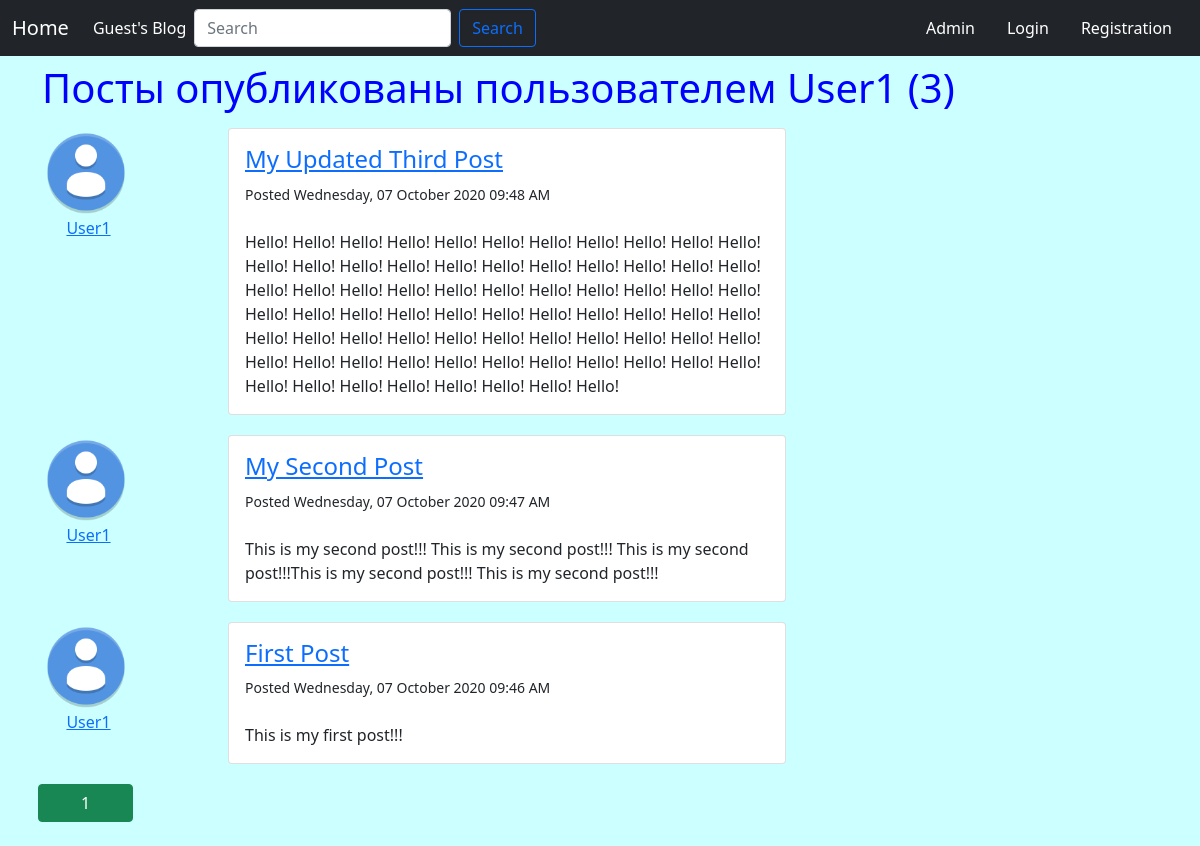
The app's page /user/User1 with its own data.
### sevgenn_flask_blog/models.py (models this page shows, shortened)
class User(db.Model, UserMixin):
    id = db.Column(db.Integer, primary_key=True)
    username = db.Column(db.String(50), unique=True, nullable=False)
    email = db.Column(db.String(100), unique=True, nullable=False)
    image_file = db.Column(db.String(50), nullable=False,
                           default='default_avatar.png')
    password = db.Column(db.String(255), nullable=False)
    is_active = db.Column(db.Boolean, default=True)
    posts = db.relationship('Post', backref='author', lazy=True)

class Post(db.Model):
    id = db.Column(db.Integer, primary_key=True)
    title = db.Column(db.String(150), nullable=False)
    body = db.Column(db.Text, nullable=False)
    created = db.Column(db.DateTime, nullable=False, default=datetime.utcnow)
    user_id = db.Column(db.Integer, db.ForeignKey('user.id'), nullable=False)

### sevgenn_flask_blog/users/routes.py (the view)
@users.route('/user/<string:username>')
def user_posts(username):
    page = request.args.get('page', 1, type=int)
    user = User.query.filter_by(username=username).first_or_404()
    posts = Post.query.filter_by(author=user).order_by(
        Post.created.desc()).paginate(page=page, per_page=5)
    return render_template('user_posts.html', posts=posts, user=user)

### sevgenn_flask_blog/templates/user_posts.html
{% extends "base.html" %}
{% block content %}
    <h1 class="mb-3">Посты опубликованы пользователем {{ user.username }} ({{ posts.total }})</h1>
    {% for post in posts.items %}
    <div class="container" style="display: flex;">
      <article class="media col-1" style="display: flex; flex-direction: column;">
        <img class="rounded-circle article-img" style="margin-right: 5px;" src="{{ url_for('static', filename='pictures/' + post.author.image_file) }}">
        <a class="mr-2" href="{{ url_for('users.user_posts', username=post.author.username) }}" style="margin: 0 auto">{{ post.author.username }}</a>
      </article>
      <div class="card col-6 offset-1" style="margin-bottom: 20px;">
        <div class="card-body">
          <h4 class="card-title"><a class="title" href="{{ url_for('posts.post', post_id=post.id) }}">{{ post.title }}</a></h4>
          <small>Posted {{ post.created.strftime('%A, %d %B %Y %I:%M %p') }}</small>
          <br>
          <br>
          <p class="card-text">{{ post.body }}</p>
        </div>
      </div>
    </div>
    {% endfor %}
    {% for page_num in posts.iter_pages(left_edge=1, right_edge=1, left_current=1, right_current=2) %}
      {% if page_num %}
        {% if posts.page == page_num %}
          <a class="btn btn-success mb-4 col-1 mx-2" href="{{ url_for('users.user_posts', username=user.username, page=page_num) }}">{{ page_num }}</a>
        {% else %}
          <a class="btn btn-outline-success mb-4 col-1 mx-2" href="{{ url_for('users.user_posts', username=user.username, page=page_num) }}">{{ page_num }}</a>
        {% endif %}
      {% else %}
        ...
      {% endif %}
    {% endfor %}
{% endblock %}

### sevgenn_flask_blog/templates/base.html (shortened to what this page needs)
<!DOCTYPE html>
<html lang="en">
<head>
    <link href="https://cdn.jsdelivr.net/npm/bootstrap@5.1.3/dist/css/bootstrap.min.css" rel="stylesheet">    <link rel="stylesheet" href="{{ url_for('static', filename='css/main.css') }}">
    <link rel="stylesheet" href="{{ url_for('static', filename='css/main.css') }}">
</head>
<body>
    <nav class="navbar navbar-expand-lg navbar-dark bg-dark">
      <div class="container-fluid">
        <div class="collapse navbar-collapse" id="navbarTogglerDemo01">
          <a class="navbar-brand" href="#">Home</a>
          <ul class="navbar-nav me-auto mb-2 mb-lg-0">
            <li class="nav-item">
              <a class="nav-link active" aria-current="page" href="{{ url_for('users.user_posts', username=current_user.username) }}">
                <span>
                  {% if current_user.is_authenticated %}
                    {{ current_user.username | title }}'s
                  {% else %}
                    Guest's
                  {% endif %}
              </span>Blog</a>
            </li>
          </ul>
          <div class="collapse navbar-collapse">
            <form class="d-flex" role="search">
              <input class="form-control me-2" type="search" placeholder="Search" aria-label="Search">
              <button class="btn btn-outline-primary" type="submit">Search</button>
            </form>
          </div>
          <div class="navbar-right">
            <a class="nav-link" href="#" style="color: white">Admin</a>
          </div>
          <div class="navbar-right">
            <div class="navbar-collapse">
              {% if current_user.is_authenticated %}
                <a class="nav-link" href="{{ url_for('users.account') }}" style="color: white">Profile</a>
                <a class="nav-link" href="{{ url_for('posts.new_post') }}" style="color: white">New post</a>
                <a class="nav-link" href="{{ url_for('posts.allposts') }}" style="color: white">Posts</a>
                <a class="nav-link" href="{{ url_for('users.logout') }}" style="color: white">Log out</a>
              {% else %}
                <a class="nav-link" href="{{ url_for('users.login') }}" style="color: white">Login</a>
                <a class="nav-link" href="{{ url_for('users.register') }}" style="color: white">Registration</a>
              {% endif %}
            </div>
          </div>
        </div>
      </div>
    </nav>
    <main class="container">
      <div class="row">
            {% block content %}
            {% endblock content %}
      </div>
    </main>
</body>
</html>

### sevgenn_flask_blog/static/css/main.css (style rules this page uses)
body { background-color: #ccffff; }
h1 { color: blue; }

### records on screen
User: username "User1"
Post: image_file (placeholder picture), author.username "User1", title "My Updated Third Post", created "Wednesday, 07 October 2020 09:48 AM", body "Hello! Hello! Hello! Hello! Hello! Hello! Hello! Hello! Hello! Hello! Hello! Hello! Hello! Hello! Hello! Hello! Hello! Hello! Hello! Hello! Hello! Hello! Hello! Hello! Hello! Hello! Hello! Hello! Hello! Hello! Hello! Hello! Hello! Hello! Hello! Hello! Hello! Hello! Hello! Hello! Hello! Hello! Hello! Hello! Hello! Hello! Hello! Hello! Hello! Hello! Hello! Hello! Hello! Hello! Hello! Hello! Hello! Hello! Hello! Hello! Hello! Hello! Hello! Hello! Hello! Hello! Hello! Hello! Hello! Hello! Hello! Hello! Hello! Hello!"
Post: image_file (placeholder picture), author.username "User1", title "My Second Post", created "Wednesday, 07 October 2020 09:47 AM", body "This is my second post!!! This is my second post!!! This is my second post!!!This is my second post!!! This is my second post!!!"
Post: image_file (placeholder picture), author.username "User1", title "First Post", created "Wednesday, 07 October 2020 09:46 AM", body "This is my first post!!!"

### other values on screen
{{ posts.total }} "3"
{{ page_num }} "1"
